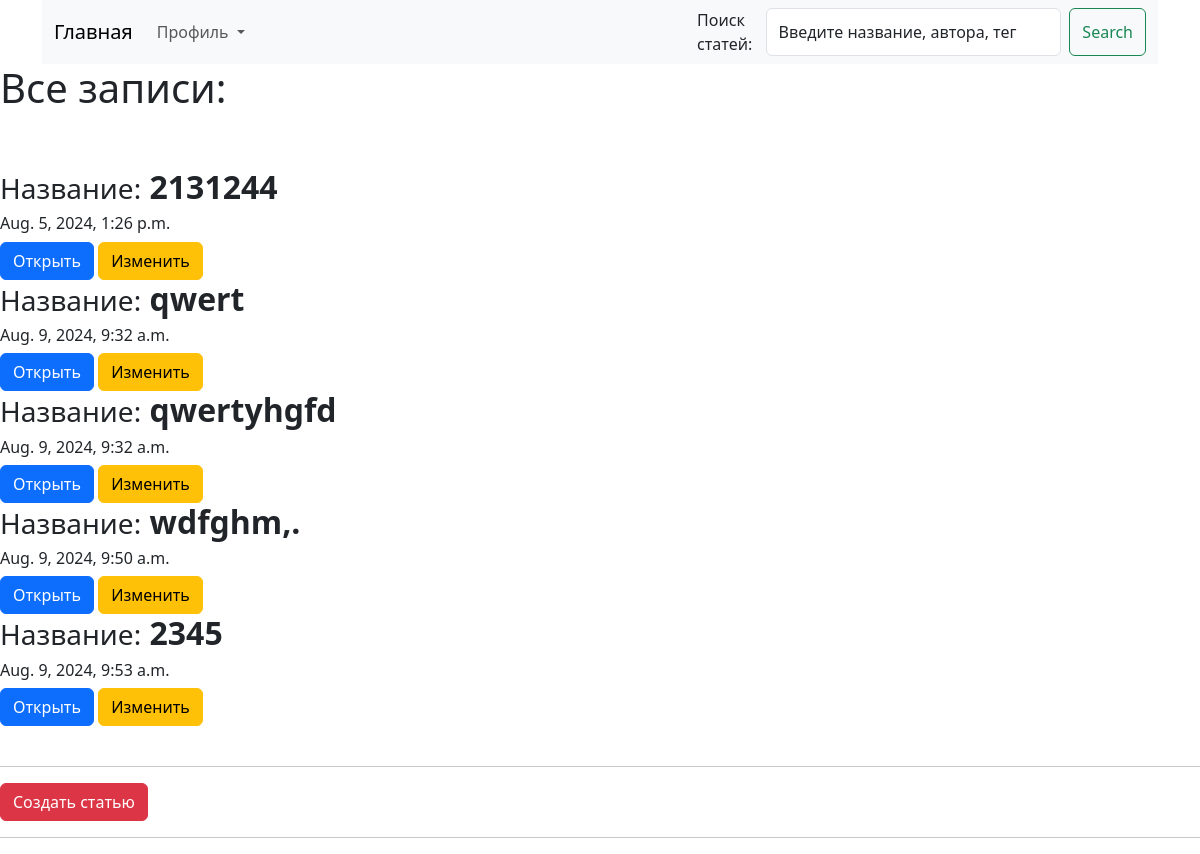
Page /public/ on the earlier database version.
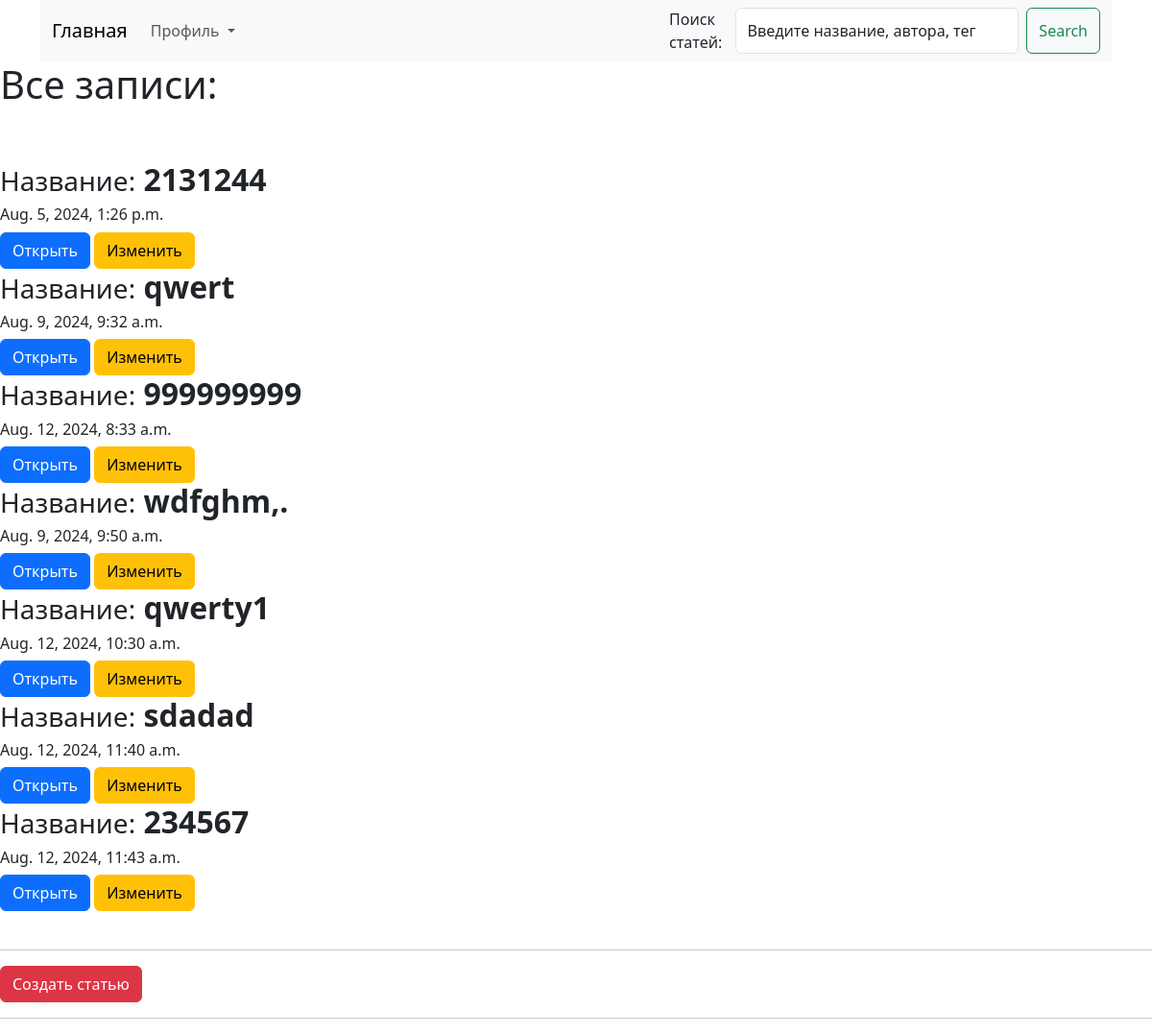
Same page on the later database version.
### main/models.py (models this page shows, shortened)
class Public(models.Model):
    title = models.CharField(max_length=55)
    text = models.TextField()
    date = models.DateTimeField(auto_now=True)
    user = models.ForeignKey(User, on_delete=models.CASCADE)
    teg = models.TextField()
    category = models.ForeignKey(Category, on_delete=models.CASCADE)

### main/views.py (the view)
# urls.py: path('public/', views.ViewPublic.as_view(), name='allpublic'),
class ViewPublic(ListView):
    model = Public
    template_name = 'view_public.html'
    context_object_name = 'view'

### templates/view_public.html (shortened to what this page needs)
{% extends 'layout.html' %}
{% block head %}
<h1>Все записи:</h1>
{% endblock %}
{% block content %}
{% for i in view %}
<h2><small>Название:</small> <b>{{ i.title }}</b></h2>
<h6> {{ i.date }}</h6><a href="{% url 'detail' i.id %}"
                         class="btn btn-primary">Открыть
</a>   <a href="{% url 'public_edit' i.id %}" class="btn btn-warning">Изменить
</a>
{% endfor %}
{% endblock %}
{% block foot %}
<hr><div>
<a href="{% url 'create' %}" class="btn btn-danger">Создать статью</a>
</div><hr>
{% endblock %}

Differences in the rows shown:
removed Public: title "2345", date "Aug. 9, 2024, 9:53 a.m."
changed Public: title "qwertyhgfd" → "999999999"; date "Aug. 9, 2024, 9:32 a.m." → "Aug. 12, 2024, 8:33 a.m."
added Public: title "qwerty1", date "Aug. 12, 2024, 10:30 a.m."
added Public: title "sdadad", date "Aug. 12, 2024, 11:40 a.m."
added Public: title "234567", date "Aug. 12, 2024, 11:43 a.m."
